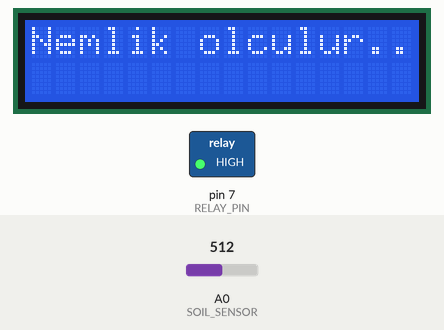
Recording of a sketch running on a simulated Arduino Uno, built with avr-gcc and run on an emulated ATmega328P. On the bench: 16×2 character LCD, switched loads named in the sketch (green lamp = pin HIGH). The test bench sets the inputs (shaded band); at power-on: A0 (SOIL_SENSOR) = 512. What the sketch prints to the serial monitor is not drawn.

Above: at 2.1 s.
At 8.3 s:
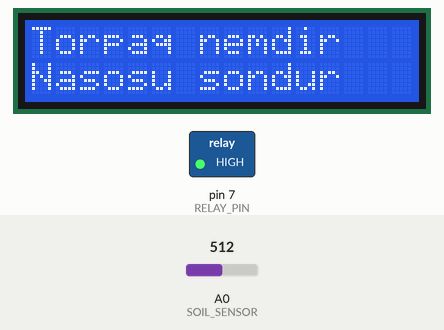
8.4 s: A0 (SOIL_SENSOR) set to 410
11.0 s: A0 (SOIL_SENSOR) set to 388
At 12.1 s:
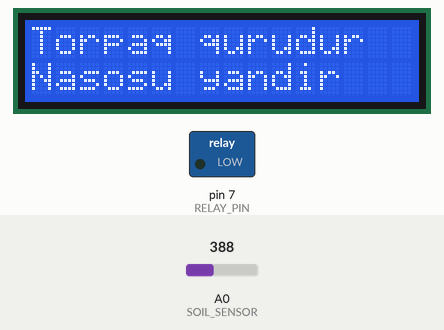
13.6 s: A0 (SOIL_SENSOR) set to 511
At 16.1 s:
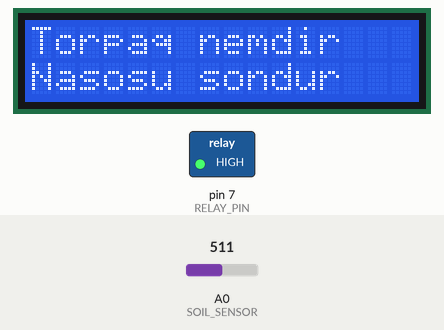
16.7 s: A0 (SOIL_SENSOR) set to 390
At 18.7 s:
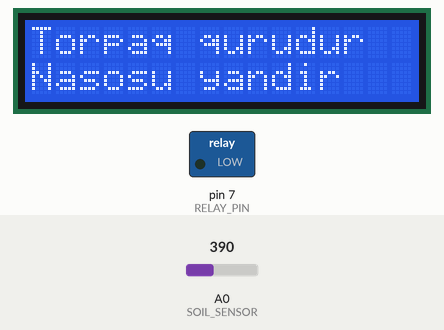
Timing chart, 0 to 20.2 s (numbered marks = the images above; inputs shaded):
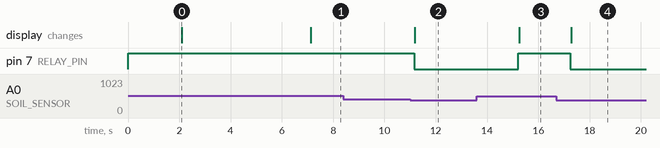

The sketch:

steammm.ino
```cpp
#include <Wire.h>
#include <LiquidCrystal_I2C.h>

#define SOIL_SENSOR A0  // Nemlik sensoru A0-da
#define RELAY_PIN 7     // Rele 7-ci pine qoşulub

LiquidCrystal_I2C lcd(0x27, 16, 2);  // LCD ünvanı 0x27 və 16x2 ekran

void setup() {
    Serial.begin(9600); // Serial Monitor üçün
    pinMode(SOIL_SENSOR, INPUT);
    pinMode(RELAY_PIN, OUTPUT);
    digitalWrite(RELAY_PIN, HIGH); // Başlanğıcda nasos sönmüş olmalıdır

    lcd.init();
    lcd.backlight();
    lcd.setCursor(0, 0);
    lcd.print("Sistem hazirdir");
    delay(2000); // 2 saniyə gözləyir
    lcd.clear();

    // Nemlik ölçülür mesajı
    lcd.setCursor(0, 0);
    lcd.print("Nemlik olculur...");
    delay(5000); // 3 saniyə gözləyir
    lcd.clear();
}

void loop() {
    int moistureValue = analogRead(SOIL_SENSOR);  // Torpaq nəmliyini oxu

    // Serial Monitor-da göstər
    Serial.print("Torpaq nemliyi: ");
    Serial.println(moistureValue);

    lcd.clear();

    if (moistureValue < 400) {  // Torpaq qurudursa
        digitalWrite(RELAY_PIN, LOW);  // Nasosu işə sal
        lcd.setCursor(0, 0);
        lcd.print("Torpaq qurudur");
        lcd.setCursor(0, 1);
        lcd.print("Nasosu yandir");
    } else {  // Torpaq nəmli olarsa
        digitalWrite(RELAY_PIN, HIGH); // Nasosu dayandır
        lcd.setCursor(0, 0);
        lcd.print("Torpaq nemdir");
        lcd.setCursor(0, 1);
        lcd.print("Nasosu sondur");
    }

    delay(2000);  // 2 saniyədən bir yoxla
}
```

Measured:
- the behaviour switches between 400 and 399 on A0 (SOIL_SENSOR) (found by bisection; images 1 and 2)
- after the input at 8.4 s, every drawn part: stays the same
- after the input at 11.0 s, pin 7 (RELAY_PIN): HIGH → LOW after 0.16 s; the display: changes after 0.19 s (image 2)
- after the input at 13.6 s, pin 7 (RELAY_PIN): LOW → HIGH after 1.6 s; the display: changes after 1.6 s (image 3)
- after the input at 16.7 s, pin 7 (RELAY_PIN): HIGH → LOW after 0.55 s; the display: changes after 0.58 s (image 4)
- what the display in image 0 shows lasts 5.0 s, from 2.1 s to 7.1 s
